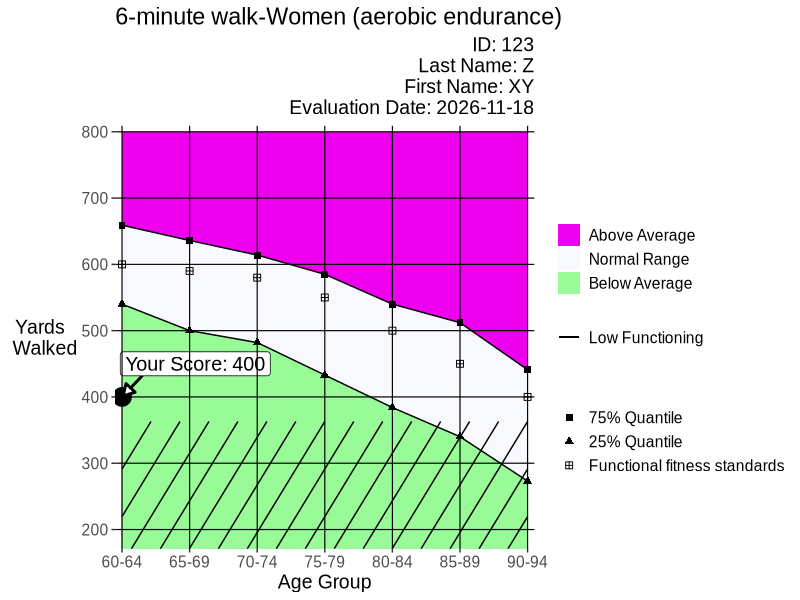

Write the R code that produced this figure.
library(tidyverse)
library(openxlsx)
library(ggrepel)

# Visualization for Amir
# Author, Xiyang Zhang
# Date, Apr, 2019

# read data
data = read.xlsx("data.xlsx", sheet = 1, startRow = 1, colNames = TRUE)

# clean format
summary_data <- data %>%
  rbind(c(100, rep(800, ncol(data)-1)), data) %>% #max
  rbind(c(999, 600, 590, 580, 550, 500, 450, 400)) %>% #Functional fitness standards
  filter(Percentile.Rank %in% c(25, 50, 75, 100, 999)) %>% 
  rename("Variable" = "Percentile.Rank") %>% 
  gather(var, value, -Variable) %>% 
  mutate_at(vars(Variable, var), funs(as.factor)) %>% 
  mutate(Variable = fct_recode(Variable, 
                               "Max" = "100",
                               "75% Quantile" = "75", 
                               "Average" = "50",
                               "25% Quantile" = "25",
                               "Functional fitness standards" = "999"))


# plot
p <- ggplot(summary_data) + 
  scale_y_continuous(breaks = seq(200, 800, 100), 
                     limits = c(0, 800),
                     minor_breaks = seq(200, 800, 100)) + # y grids
  coord_cartesian(ylim = c(200, 780), xlim = c(1.5, 6.5)) + # available coordinates range
  theme(panel.ontop = TRUE,
        panel.background = element_rect(fill = NA),
        panel.grid = element_line(color = "black", size = 0.4),
        plot.subtitle = element_text(hjust = 1),
        text = element_text(family = "Arial", size = 14),
        axis.title.y = element_text(angle = 0, vjust = 0.5)) + # theme
  labs(title="6-minute walk-Women (aerobic endurance)", 
       subtitle= paste0("ID: ", " \n", "Last Name: ", " \n", "First Name: ", " \n", "Assessment Date: "),
       y="Yards \n Walked", 
       x="Age Group") + #title and label
  geom_area(data = summary_data %>% 
              filter(Variable %in% c("Max", "75% Quantile", "25% Quantile")) %>% 
              mutate(Variable = fct_drop(Variable)), 
            aes(x=var, y=value,
                group = fct_reorder(Variable, value, .desc = TRUE), 
                fill = fct_reorder(Variable, value, .desc = TRUE)), 
            position = "identity",
            alpha  = 1,
            inherit.aes = FALSE) + #fill the area
  geom_point(data = summary_data %>% 
               filter(Variable %in% c("75% Quantile", "25% Quantile", "Functional fitness standards")) %>% 
               mutate(Variable = fct_drop(Variable)),
             aes(x = var, y = value, shape = Variable),
             inherit.aes = FALSE,
             size = 2, alpha = 1) + #add points
  scale_fill_manual(name = "", values = c("magenta2", "ghostwhite", "palegreen"),
                    label = c("Above Average", "Normal Range", "Below Average"))+ #modify legend
  scale_shape_manual(name = "", values = c(15, 17, 12),
                     breaks = c("75% Quantile", "25% Quantile", "Functional fitness standards")) + #modify legend
  guides(fill = guide_legend(order=1),
         shape = guide_legend(order=2)) + #reorder the guides
  geom_line(data = summary_data %>% 
              filter(Variable %in% c("75% Quantile", "25% Quantile")) %>% 
              mutate(Variable = fct_drop(Variable)),
            aes(x = var, y = value, group = Variable), color = 'black',
            inherit.aes = FALSE) #add boundary line

# function: add area with texture of tilted line
add_tilted_line <- function(gg_graph, upperbound, angle = pi/4, n = 10){
  coord_xlimits <- range(ggplot_build(gg_graph)$data[[2]]$x)
  coord_ylimits <- gg_graph[["coordinates"]][["limits"]][["y"]]
  lowerbound <- coord_ylimits[1] - 0.05*diff(coord_ylimits)
  scale_ratio <- diff(coord_ylimits)/diff(coord_xlimits) * tan(angle)
  xends <- seq(coord_xlimits[1], coord_xlimits[2], length.out = n)
  # for the first few lines
  for (i in 1:n){
    xend <- xends[i]
    yend <- upperbound
    xstart <- coord_xlimits[1]
    ystart <- upperbound - (xends[i]-xstart) * scale_ratio
    if (ystart < lowerbound){
      ystart <- lowerbound
      xstart <- xend - (yend - ystart)/scale_ratio
    }
    lineData = data.frame(xstart, ystart, xend, yend, lty = "longdash")
    gg_graph <- gg_graph + geom_segment(data = lineData, 
                                        mapping = aes(x = xstart, y = ystart, xend = xend, yend = yend, linetype = lty))
      
  }
  # after the sequence, goes from the lower line to start, with the same pace.
  # fill the right lower space
  step_len <- xends[2]-xends[1]
  yend <- upperbound
  ystart <- lowerbound
  xstart <- xstart + step_len
  while (xstart <= coord_xlimits[2]){
    xend <- xstart + (yend - ystart)/scale_ratio
    if (xend > coord_xlimits[2]){
      xend <- coord_xlimits[2]
      yend <- ystart + scale_ratio * (xend - xstart)
    }
    lineData = data.frame(xstart, ystart, xend, yend, lty = "longdash")
    gg_graph <- gg_graph + geom_segment(data = lineData,
                                        mapping = aes(x = xstart, y = ystart, xend = xend, yend = yend, linetype = lty))
    xstart <- xstart + step_len
    yend <- upperbound
  }
  return(gg_graph +
           scale_linetype(labels = "Low Functioning") +
           guides(fill = guide_legend(order=1),
                  linetype = guide_legend(title = NULL, order = 2),
                  shape = guide_legend(order=3)))
}

p <- add_tilted_line(p, upperbound = 363, angle = pi/3, n = 15)

add_new_point <- function(gg_graph, age, val, name, ID, size = 6, dist_y = 50){
  if (age < 60 | age >= 95){
    stop(paste("Unavailable range of age:", age))
  } else {
    x <- levels(summary_data$var)[findInterval(age, v = seq(60, 95, 5), left.open = FALSE)]
    new_point <- data.frame(Variable = paste0("Your Score: ", val), var = x, value = val)
    if (val < 175){
      warning(paste("Too low yards walked to show:", val))
    } else if (val > 800){
      warning(paste("Too high yards walked to show:", val))
    }
    if (val > 500){
      dist_y = -50
    }
    names <- str_match(name, "(\\w+)\\s(\\w+)")
    return(gg_graph + geom_point(data = new_point, mapping = aes(x = var, y = value), 
                                 shape = 21, colour = "black", fill = "black", size = size, inherit.aes = FALSE) + 
             geom_label_repel(data = new_point, mapping = aes(x = var, y = value, label = Variable), 
                              arrow = arrow(ends = "last", type = "closed", length = unit(0.03, "npc")),
                              nudge_y = dist_y, segment.size = 1,
                              inherit.aes = FALSE, size = 5, family = "Arial", direction = "both") + 
             labs(subtitle=paste0("ID: ", ID, "\n", 
                                  "Last Name: ", names[3], 
                                  "\n", "First Name: ", names[2], 
                                  "\n", "Evaluation Date: ",Sys.Date())))
  }
}


add_new_point(p, age = 62, val = 400, name = "XY Z", ID = "123", dist_y = 50)

